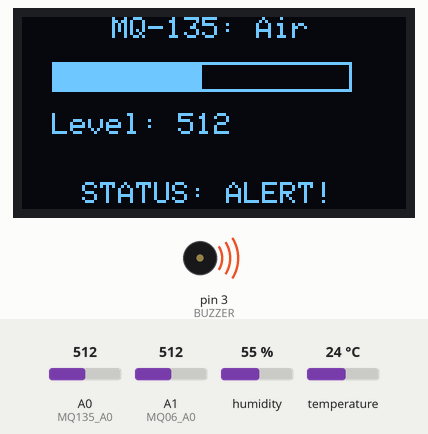
This sketch was run on a simulated Arduino Uno, built with avr-gcc and run on an emulated ATmega328P. Parts: 128×64 one-colour display, buzzer (waves = sounding, pin HIGH). The inputs (shaded band) are chosen by the test bench; at power-on: A1 (MQ06_A0) = 512, humidity 55 %, A0 (MQ135_A0) = 512, temperature 24 °C.

Above: at 9.9 s.
10.0 s: A1 (MQ06_A0) set to 488
At 16.3 s:
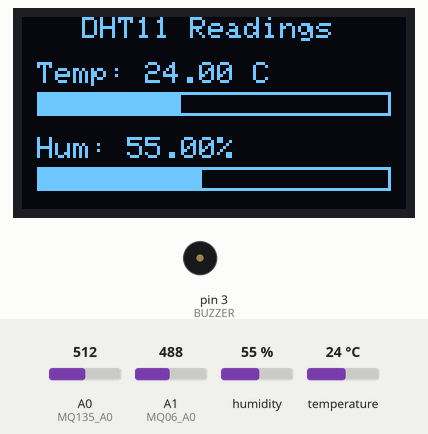
22.8 s: humidity set to 69 %
At 33.8 s:
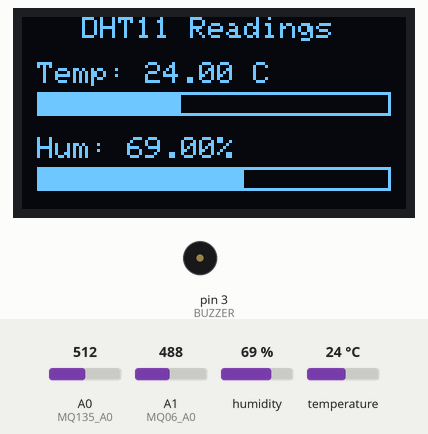
36.8 s: humidity set to 72 %
45.9 s: A0 (MQ135_A0) set to 583
At 55.5 s:
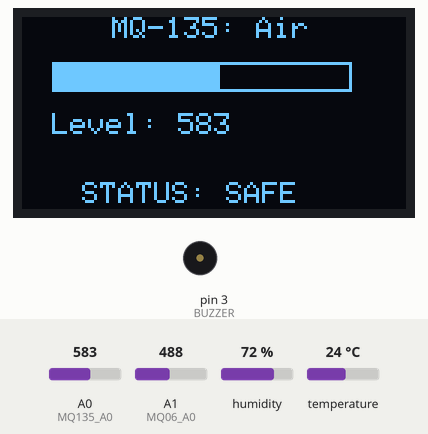
56.2 s: A0 (MQ135_A0) set to 610
At 67.6 s:
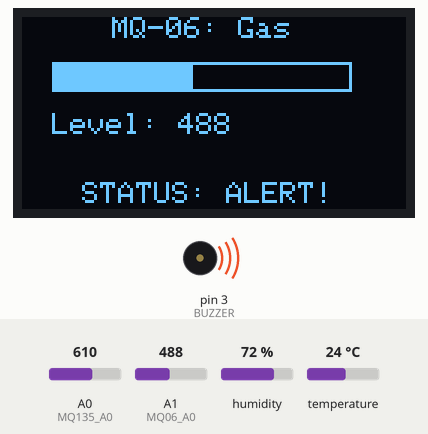
68.4 s: temperature set to 12 °C
At 79.8 s:
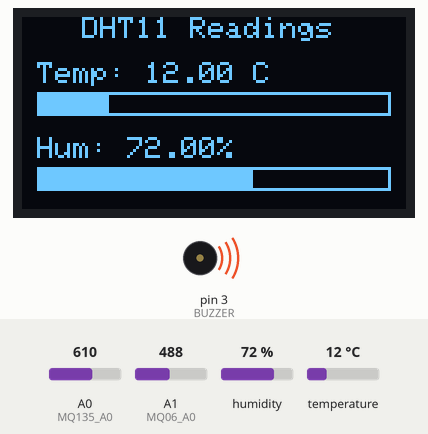
Timing chart, 0 to 81.3 s (numbered marks = the images above; inputs shaded):
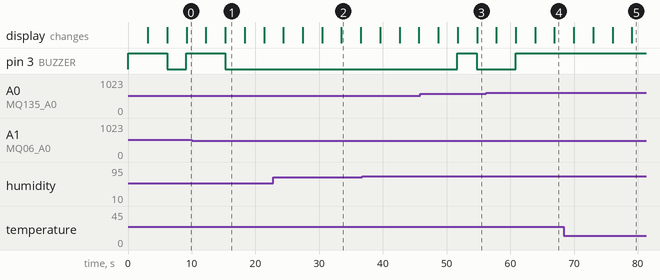

The sketch:

Gas_Safety_Monitor.ino
```cpp
#include <Wire.h>
#include <Adafruit_GFX.h>
#include <Adafruit_SSD1306.h>
#include <DHT.h>

#define SCREEN_WIDTH 128
#define SCREEN_HEIGHT 64
#define OLED_RESET -1
Adafruit_SSD1306 display(SCREEN_WIDTH, SCREEN_HEIGHT, &Wire, OLED_RESET);

#define MQ135_A0 A0
#define MQ06_A0 A1
#define DHTPIN 2
#define BUZZER 3

#define DHTTYPE DHT11
DHT dht(DHTPIN, DHTTYPE);

#define TEMP_THRESHOLD 35
#define HUM_THRESHOLD 70

void setup() {
    Serial.begin(9600);
    pinMode(BUZZER, OUTPUT);
    dht.begin();

    if (!display.begin(SSD1306_SWITCHCAPVCC, 0x3C)) {
        Serial.println(F("OLED initialization failed"));
        for (;;);
    }
    display.clearDisplay();
}

void loop() {
    int mq135_analog = analogRead(MQ135_A0);
    int mq06_analog = analogRead(MQ06_A0);
    float temp = dht.readTemperature();
    float humidity = dht.readHumidity();

    int mq135_threshold = 600;
    int mq06_threshold = 500;

    bool isSafe = (mq135_analog < mq135_threshold && mq06_analog < mq06_threshold);
    digitalWrite(BUZZER, isSafe ? LOW : HIGH);

    displaySlide("MQ-135: Air", mq135_analog, mq135_threshold, isSafe);
    delay(3000);
    displaySlide("MQ-06: Gas", mq06_analog, mq06_threshold, isSafe);
    delay(3000);
    displayTempHumidity(temp, humidity);
    delay(3000);
}

void displaySlide(String title, int value, int threshold, bool isSafe) {
    display.clearDisplay();
    display.setTextSize(1);
    display.setTextColor(WHITE);
    display.setCursor(30, 0);
    display.println(title);

    int barWidth = map(value, 0, 1023, 0, 100);
    display.drawRect(10, 15, 100, 10, WHITE);
    display.fillRect(10, 15, barWidth, 10, WHITE);

    display.setCursor(10, 32);
    display.print("Level: ");
    display.print(value);

    displayStatus(isSafe);
    display.display();
}

void displayTempHumidity(float temp, float humidity) {
    display.clearDisplay();
    display.setTextSize(1);
    display.setTextColor(WHITE);
    display.setCursor(20, 0);
    display.println("DHT11 Readings");

    display.setCursor(5, 15);
    display.print("Temp: "); display.print(temp); display.print(" C");

    int tempBar = map(temp, 0, 50, 0, 100);
    display.drawRect(5, 25, 118, 8, WHITE);
    display.fillRect(5, 25, tempBar, 8, WHITE);

    display.setCursor(5, 40);
    display.print("Hum: "); display.print(humidity); display.print("%");

    int humBar = map(humidity, 0, 100, 0, 100);
    display.drawRect(5, 50, 118, 8, WHITE);
    display.fillRect(5, 50, humBar, 8, WHITE);

    digitalWrite(BUZZER, (temp > TEMP_THRESHOLD || humidity > HUM_THRESHOLD) ? HIGH : LOW);
    display.display();
}

void displayStatus(bool isSafe) {
    display.setTextSize(1);
    display.setCursor(20, 55);
    if (isSafe) {
        display.println("STATUS: SAFE");
    } else {
        display.println("STATUS: ALERT!");
    }
}
```

Measured:
- the behaviour switches between 500 and 499 on A1 (MQ06_A0) (found by bisection; images 0 and 1)
- the behaviour switches between 599 and 600 on A0 (MQ135_A0) (found by bisection; images 3 and 4)
- after the input at 10.0 s, pin 3 (BUZZER): goes on until 15.2 s, then stays LOW
- after the input at 56.2 s, pin 3 (BUZZER): goes on until 60.8 s, then stays HIGH; the display: first differs from a run without the input after 7.7 s (image 4 shows a later state)
- what the display in image 1 shows lasts 3.0 s, from 15.3 s to 18.3 s
